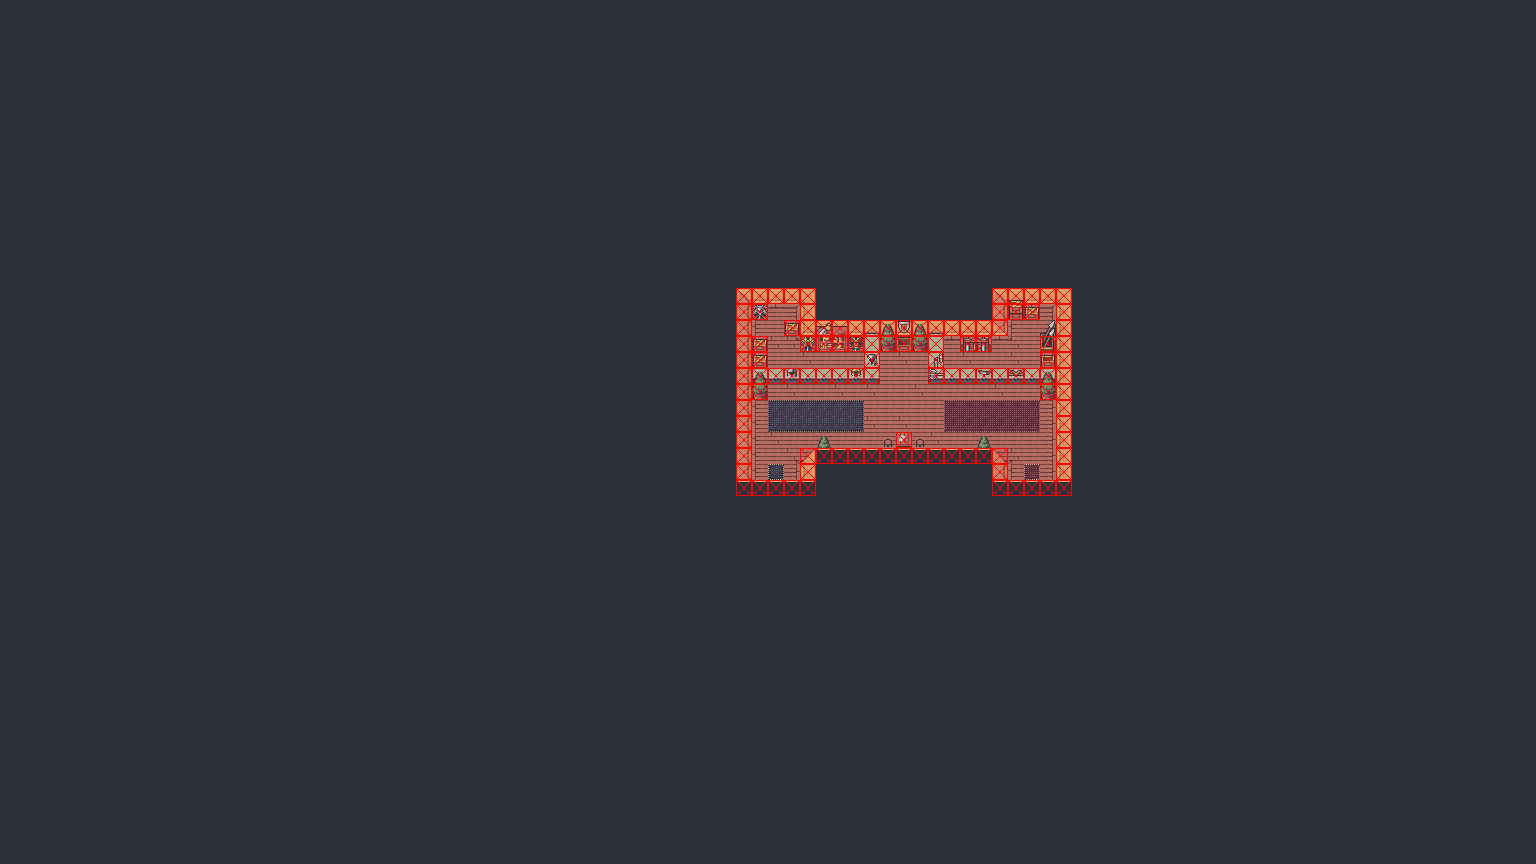

This game map was drawn from its Tiled (.tmx) file and the tilesets committed beside it. A one-line description and the trimmed map source follow:
An orthogonal 96x54 tile map with 16x16 px tiles, 7 tile layers (background, ground, walls, decoration, ...), 4 tilesets and 2 objects (2x warp).

<map version="1.2" tiledversion="1.3.0" orientation="orthogonal" renderorder="left-up" compressionlevel="0" width="96" height="54" tilewidth="16" tileheight="16" infinite="0" backgroundcolor="#2e303c" nextlayerid="15" nextobjectid="3">
 <tileset firstgid="1" source="data/AnimatedObjects.tsx" />
 <tileset firstgid="1569" source="data/GroundTiles.tsx" />
 <tileset firstgid="7897" source="data/Walls.tsx" />
 <tileset firstgid="8681" source="data/Decoration.tsx" />
 <layer id="1" name="background" width="96" height="54">
  <data>[5184 cells, 0 non-empty, 0 distinct tile ids]</data>
 </layer>
 <layer id="2" name="ground" width="96" height="54">
  <data>[5184 cells, 176 non-empty, 16 distinct tile ids]</data>
 </layer>
 <layer id="3" name="walls" width="96" height="54">
  <data>[5184 cells, 72 non-empty, 12 distinct tile ids]</data>
 </layer>
 <layer id="9" name="decoration" width="96" height="54">
  <data>[5184 cells, 56 non-empty, 28 distinct tile ids]</data>
 </layer>
 <layer id="14" name="deco2" width="96" height="54">
  <data>[5184 cells, 29 non-empty, 20 distinct tile ids]</data>
 </layer>
 <layer id="10" name="overhead" width="96" height="54">
  <data>[5184 cells, 3 non-empty, 2 distinct tile ids]</data>
 </layer>
 <layer id="11" name="collision" width="96" height="54">
  <data>[5184 cells, 112 non-empty, 1 distinct tile ids]</data>
 </layer>
 <objectgroup id="12" name="skill" />
 <objectgroup id="13" name="warp">
  <object id="1" name="main_city" type="warp" x="768" y="464" width="16" height="16">
   <properties>
    <property name="direction" value="SOUTH" />
    <property name="x" type="int" value="6" />
    <property name="y" type="int" value="22" />
   </properties>
  </object>
  <object id="2" name="main_city" type="warp" x="1024" y="464" width="16" height="16">
   <properties>
    <property name="direction" value="SOUTH" />
    <property name="x" type="int" value="12" />
    <property name="y" type="int" value="22" />
   </properties>
  </object>
 </objectgroup>
</map>
